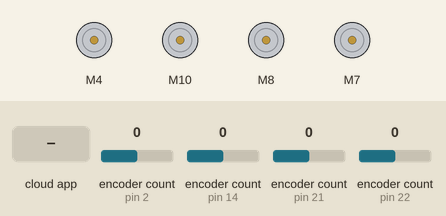
Simulated run of this sketch. Board: Arduino Mega 2560, built with avr-gcc and run on an emulated ATmega2560. Parts: 4 × DC motor (green arrow = forward, orange = backward, longer = faster). The inputs (shaded band) are chosen by the test bench; at power-on: encoder count (sensors on pin 2, pin 14, pin 21, pin 22) 0. The ROS host is connected and sends only what is stated.

Above: at 1.2 s.
1.3 s: the phone or cloud app sets linear.x to -100
At 1.5 s:
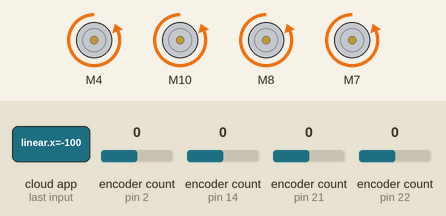
3.2 s: the phone or cloud app sets linear.x to 100
At 3.4 s:
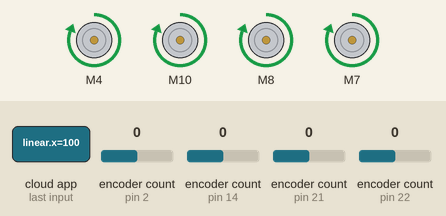
Timing chart, 0 to 6.2 s (numbered marks = the images above; inputs shaded):
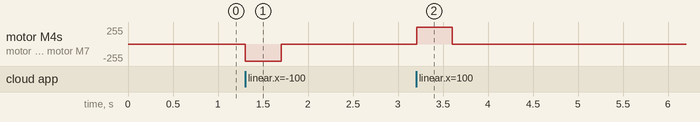

The sketch:

mecanum.ino
```cpp
#include <ArduinoHardware.h>
#include "CytronMotorDriver.h"

#include <ros.h>
#include <math.h>

#include <geometry_msgs/Twist.h>
#include <std_msgs/Float32MultiArray.h>
#include <Encoder.h>

// ============================================================
// BATLYBOT — Mecanum Controller + PID Tuning
// Teensy 4.0 / Cytron MDD3A
//
// Subscribe:
//   /cmd_vel      geometry_msgs/Twist
//   /pid_gains    std_msgs/Float32MultiArray [kp, ki, kd]
//
// Publish:
//   /raw_vel      Robot Vx, Vy, Wz
//   /encoder_rpm  FL, FR, RL, RR RPM
// ============================================================

// ---------------- System configuration ----------------------
#define CONTROL_PERIOD_MS   50
#define COMMAND_TIMEOUT_MS  400

// ---------------- Robot physical parameters -------------------
const float WHEEL_RADIUS = 0.045f;  // รัศมีล้อ 4.5 cm
const float LX = 0.2100f;           // ระยะจากจุดกลางถึงล้อด้านหน้า/หลัง
const float LY = 0.1475f;           // ระยะจากจุดกลางถึงล้อด้านซ้าย/ขวา
const float KINEMATIC_L = LX + LY;   // ระยะรวมที่ใช้คำนวณการหมุน

// ---------------- Encoders (FL, FR, RL, RR) --------------------
Encoder Enc_A(2,  3);     // FL
Encoder Enc_B(22, 23);    // FR
Encoder Enc_C(14, 15);    // RL
Encoder Enc_D(21, 20);    // RR

const float PPR_FL = 5841.0f;
const float PPR_FR = 5854.0f;
const float PPR_RL = 5755.0f;
const float PPR_RR = 5815.0f;

// ---------------- Motors (FL, FR, RL, RR) -----------------------
CytronMD motor1(PWM_PWM, 4,  5);   // FL
CytronMD motor2(PWM_PWM, 10, 11);  // FR
CytronMD motor3(PWM_PWM, 8,  9);   // RL
CytronMD motor4(PWM_PWM, 7,  6);   // RR

// ---------------- PID gains (tunable via /pid_gains) ------------
volatile float KP = 70.0f;
volatile float KI = 5.0f;
volatile float KD = 1.0f;

struct PIDController {
  float integral;
  float previousError;
};

PIDController pid1 = {0.0f, 0.0f};  // FL
PIDController pid2 = {0.0f, 0.0f};  // FR
PIDController pid3 = {0.0f, 0.0f};  // RL
PIDController pid4 = {0.0f, 0.0f};  // RR

// ---------------- Velocity state ---------------------------------

// Target wheel speed [rad/s]
float w1 = 0.0f;
float w2 = 0.0f;
float w3 = 0.0f;
float w4 = 0.0f;

// Actual wheel speed [rad/s]
float vel1 = 0.0f;
float vel2 = 0.0f;
float vel3 = 0.0f;
float vel4 = 0.0f;

// Robot velocity
float Vx = 0.0f;
float Vy = 0.0f;
float Wz = 0.0f;

// Encoder RPM
float rpmFL = 0.0f;
float rpmFR = 0.0f;
float rpmRL = 0.0f;
float rpmRR = 0.0f;

unsigned long prev_control_time = 0;
unsigned long prev_command_time = 0;

// ---------------- Function prototypes -----------------------------
void commandCallback(const geometry_msgs::Twist &cmd_msg);
void pidGainsCallback(const std_msgs::Float32MultiArray &msg);
void movebase(float dt);
void encoder();
void encoderRPM();
void stopBase();
float pulse_to_radps(long pulse, float ppr, float dt);
float pulse_to_rpm(long pulse, float ppr, float dt);
int  PID_control(float currentVel, float targetVel, PIDController &pid, float dt);
void resetPID(PIDController &pid);
void resetAllPID();

// ---------------- ROS node, topics --------------------------------
ros::NodeHandle nh;

geometry_msgs::Twist enc;
ros::Publisher Enc_pub("raw_vel", &enc);

std_msgs::Float32MultiArray rpm_msg;
float rpm_data[4];                         // [FL, FR, RL, RR]
ros::Publisher RPM_pub("encoder_rpm", &rpm_msg);

ros::Subscriber<geometry_msgs::Twist> cmd_sub("/cmd_vel", commandCallback);
ros::Subscriber<std_msgs::Float32MultiArray> pid_sub("/pid_gains", pidGainsCallback);

// ============================================================
// SETUP
// ============================================================
void setup() {
  nh.getHardware()->setBaud(57600);
  nh.initNode();

  nh.subscribe(cmd_sub);
  nh.subscribe(pid_sub);
  nh.advertise(Enc_pub);
  nh.advertise(RPM_pub);

  rpm_msg.data_length = 4;
  rpm_msg.data = rpm_data;

  while (!nh.connected()) {
    nh.spinOnce();
  }

  stopBase();

  nh.loginfo("================================");
  nh.loginfo("BATLYBOT CONNECTED");
  nh.loginfo("MECANUM PID CONTROLLER");
  nh.loginfo("Encoder RPM Publisher READY");
  nh.loginfo("================================");

  prev_control_time = millis();
  prev_command_time = millis();
}

// ============================================================
// MAIN LOOP
// ============================================================
void loop() {
  unsigned long now = millis();

  // Control loop @ 1000/CONTROL_PERIOD_MS Hz
  if (now - prev_control_time >= CONTROL_PERIOD_MS) {
    float dt = (now - prev_control_time) / 1000.0f;
    prev_control_time = now;

    movebase(dt);   // 1. read encoders + run PID
    encoder();      // 2. compute + publish robot odometry
    encoderRPM();   // 3. compute + publish wheel RPM
  }

  // Safety stop if no /cmd_vel received recently
  if (now - prev_command_time >= COMMAND_TIMEOUT_MS) {
    stopBase();
  }

  nh.spinOnce();
}

// ============================================================
// /cmd_vel CALLBACK — Mecanum inverse kinematics
// ============================================================
void commandCallback(const geometry_msgs::Twist &cmd_msg) {
  Vx = cmd_msg.linear.x;
  Vy = cmd_msg.linear.y;
  Wz = cmd_msg.angular.z;

  w1 = (Vx - Vy - KINEMATIC_L * Wz) / WHEEL_RADIUS;  // FL
  w2 = (Vx + Vy + KINEMATIC_L * Wz) / WHEEL_RADIUS;  // FR
  w3 = (Vx + Vy - KINEMATIC_L * Wz) / WHEEL_RADIUS;  // RL
  w4 = (Vx - Vy + KINEMATIC_L * Wz) / WHEEL_RADIUS;  // RR

  prev_command_time = millis();
}

// ============================================================
// /pid_gains CALLBACK
// ============================================================
void pidGainsCallback(const std_msgs::Float32MultiArray &msg) {
  if (msg.data_length >= 3) {
    KP = msg.data[0];
    KI = msg.data[1];
    KD = msg.data[2];

    resetAllPID();
    nh.loginfo("PID UPDATED");
  }
}

// ============================================================
// MOTOR CONTROL — read encoders, run PID, drive motors
// ============================================================
void movebase(float dt) {
  long encA = Enc_A.readAndReset();
  long encB = Enc_B.readAndReset();
  long encC = Enc_C.readAndReset();
  long encD = Enc_D.readAndReset();

  vel1 = pulse_to_radps(encA, PPR_FL, dt);
  vel2 = pulse_to_radps(encB, PPR_FR, dt);
  vel3 = pulse_to_radps(encC, PPR_RL, dt);
  vel4 = pulse_to_radps(encD, PPR_RR, dt);

  int pwm1 = PID_control(vel1, w1, pid1, dt);
  int pwm2 = PID_control(vel2, w2, pid2, dt);
  int pwm3 = PID_control(vel3, w3, pid3, dt);
  int pwm4 = PID_control(vel4, w4, pid4, dt);

  motor1.setSpeed(pwm1);
  motor2.setSpeed(pwm2);
  motor3.setSpeed(pwm3);
  motor4.setSpeed(pwm4);
}

// ============================================================
// UNIT CONVERSION
// ============================================================

// pulse -> rad/s
float pulse_to_radps(long pulse, float ppr, float dt) {
  if (dt <= 0.0f) return 0.0f;
  return ((float)pulse * 2.0f * PI) / (ppr * dt);
}

// pulse -> RPM
// pulse -> revolutions -> rev/s -> RPM  =>  RPM = pulse / PPR / dt * 60
float pulse_to_rpm(long pulse, float ppr, float dt) {
  if (dt <= 0.0f) return 0.0f;
  return ((float)pulse * 60.0f) / (ppr * dt);
}

// ============================================================
// PID CONTROLLER
// ============================================================
int PID_control(float currentVel, float targetVel, PIDController &pid, float dt) {
  // Stop condition: zero target -> reset state, no output
  if (fabs(targetVel) < 0.001f) {
    pid.integral = 0.0f;
    pid.previousError = 0.0f;
    return 0;
  }

  float error = targetVel - currentVel;

  float P = KP * error;

  pid.integral += error * dt;
  pid.integral = constrain(pid.integral, -150.0f, 150.0f);  // anti-windup
  float I = KI * pid.integral;

  float D = KD * ((error - pid.previousError) / dt);
  pid.previousError = error;

  float output = P + I + D;
  return (int)constrain(output, -255.0f, 255.0f);
}

void resetPID(PIDController &pid) {
  pid.integral = 0.0f;
  pid.previousError = 0.0f;
}

void resetAllPID() {
  resetPID(pid1);
  resetPID(pid2);
  resetPID(pid3);
  resetPID(pid4);
}

// ============================================================
// ROBOT ODOMETRY — wheel velocity -> robot velocity, publish
// ============================================================
void encoder() {
  enc.linear.x  = (vel1 + vel2 + vel3 + vel4) / 4.0f * WHEEL_RADIUS;
  enc.linear.y  = (-vel1 + vel2 + vel3 - vel4) / 4.0f * WHEEL_RADIUS;
  enc.angular.z = (-vel1 + vel2 - vel3 + vel4) / (4.0f * KINEMATIC_L) * WHEEL_RADIUS;

  Enc_pub.publish(&enc);
}

// ============================================================
// ENCODER RPM — rad/s -> RPM, publish [FL, FR, RL, RR]
// ============================================================
void encoderRPM() {
  rpmFL = vel1 * 60.0f / (2.0f * PI);
  rpmFR = vel2 * 60.0f / (2.0f * PI);
  rpmRL = vel3 * 60.0f / (2.0f * PI);
  rpmRR = vel4 * 60.0f / (2.0f * PI);

  rpm_data[0] = rpmFL;
  rpm_data[1] = rpmFR;
  rpm_data[2] = rpmRL;
  rpm_data[3] = rpmRR;

  RPM_pub.publish(&rpm_msg);
}

// ============================================================
// STOP ROBOT
// ============================================================
void stopBase() {
  Vx = 0.0f;
  Vy = 0.0f;
  Wz = 0.0f;

  w1 = 0.0f;
  w2 = 0.0f;
  w3 = 0.0f;
  w4 = 0.0f;

  resetAllPID();

  motor1.setSpeed(0);
  motor2.setSpeed(0);
  motor3.setSpeed(0);
  motor4.setSpeed(0);
}
```

Measured:
- after the input at 1.3 s, motor M4, motor M10, motor M8, motor M7: stopped → backward 255/255 at once, → stopped 0.40 s later
- after the input at 3.2 s, motor M4, motor M10, motor M8, motor M7: stopped → forward 255/255 at once, → stopped 0.40 s later
